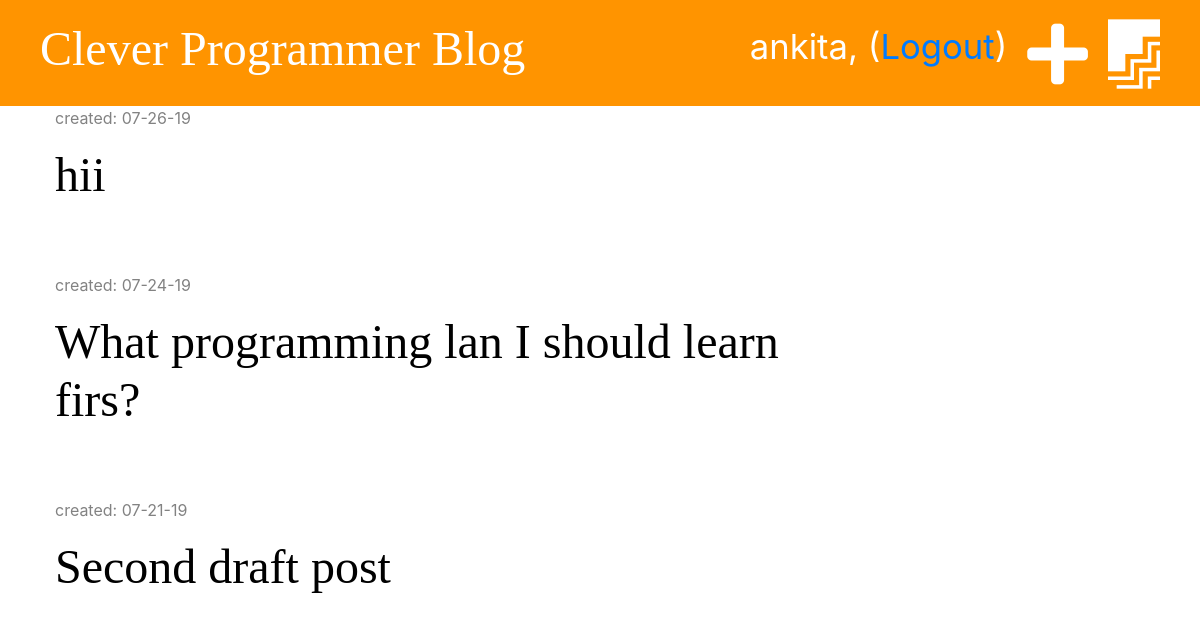
Before: /drafts/ (signed in) with the older database file.
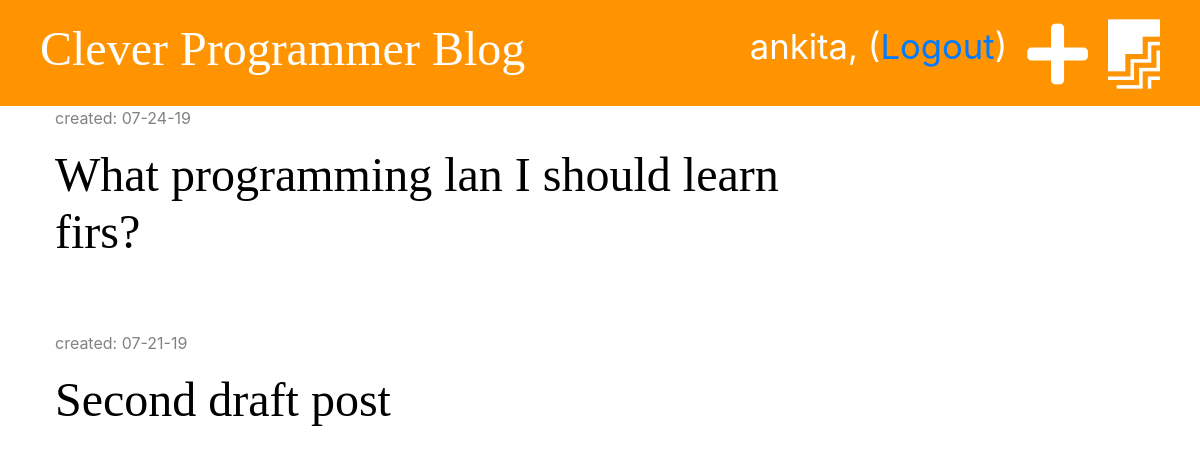
After: the same page with the newer database file.
### blog/models.py (models this page shows, shortened)
class Post(models.Model):
    author = models.ForeignKey('auth.User', on_delete = models.CASCADE)
    title = models.CharField(max_length = 200)
    text = models.TextField()
    created_date = models.DateTimeField(default = timezone.now)
    published_date = models.DateTimeField(blank=True, null=True)

### blog/views.py (the view)
# urls.py: path('drafts/', views.post_draft_list, name="post_draft_list"),
@login_required
def post_draft_list(request):
    posts = Post.objects.filter(published_date__isnull = True).order_by('-created_date')
    stuff_for_frontend = {'posts': posts}
    return render(request, 'blog/post_draft_list.html', stuff_for_frontend)

### blog/templatetags/markdownify.py (called while the page is built)
@register.filter
def markdown(value):
    renderer = HighlightRenderer()
    markdown = mistune.Markdown(renderer=renderer)
    return markdown(value)

### blog/templates/blog/post_draft_list.html (shortened to what this page needs)
{% extends 'blog/base.html' %}
{% load markdownify %}
{% block content %}
  {% for post in posts %}
    <div class="post">
      <p class="date">created: {{ post.created_date|date:'m-d-y' }}</p>
      <h1><a href="{% url 'post_detail' pk=post.pk %}">{{ post.title }}</a></h1>
    </div>
  {% endfor %}
{% endblock %}

### blog/templates/blog/base.html (shortened to what this page needs)
{% load staticfiles %}
<!doctype html>
<html lang="en">
<head>
    <link rel="stylesheet" href="https://stackpath.bootstrapcdn.com/bootstrap/4.3.1/css/bootstrap.min.css">
    <link rel="stylesheet" href="{% static 'css/blog.css' %}">
    <link rel="stylesheet" href="https://use.fontawesome.com/releases/v5.6.3/css/all.css">
    <link rel="stylesheet" href="{% static 'css/zenburn.css' %}">
</head>
<body>
  <div class="page-header">
      {% if user.is_authenticated %}
        <a href="{% url 'post_draft_list' %}" class="top-menu"><i class="fab fa-firstdraft fa-2x"></i></a>
        <a href="{% url 'post_new' %}" class="top-menu"><i class="fas fa-plus fa-2x"></i></a>
        <p class="top-menu">{{ user.username }}, (<a href="{% url 'logout' %}">Logout</a>)</p>
      {% else %}
        <a href="{% url 'login' %}" class="top-menu"><i class="fas fa-sign-in-alt fa-2x"></i></a>
      {% endif %}
      <h1><a href="{% url "post_list" %}">Clever Programmer Blog</a></h1>
  </div>
  <div class="content container">
    <div class="row">
      <div class="col-md-8">
          {% block content %}
          {% endblock %}
      </div>
    </div>
  </div>
</body>
</html>

### blog/static/css/blog.css (style rules this page uses)
.page-header { background-color: #ff9400; margin-top: 0; padding: 20px 20px 20px 40px; }
.page-header h1, .page-header h1 a { color: #ffffff; font-size: 36pt; text-decoration: none; }
.content { margin-left: 40px; }
h1, h2, h3, h4 { font-family: 'Tangerine', 'Inconsolata', 'Droid Sans', serif; font-size: 48px; }
.date { color: #828282; }
.post { margin-bottom: 70px; }
.post h1 a { color: #000000; }
.top-menu, .top-menu:hover { color: #ffffff; float: right; font-size: 26pt; margin-right: 20px; }

Changed rows visible on the page:
removed Post: created_date "07-26-19", title "hii"
